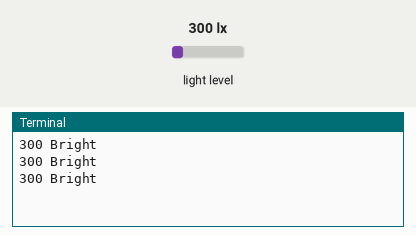
Simulated run of this program. Board: Raspberry Pi (BCM pin numbers). On the bench: the last lines printed to the terminal. The inputs (shaded band) are chosen by the test bench; at power-on: light level 300 lx.

Above: at 1.2 s.
1.3 s: light level set to 40 lx
At 1.9 s:
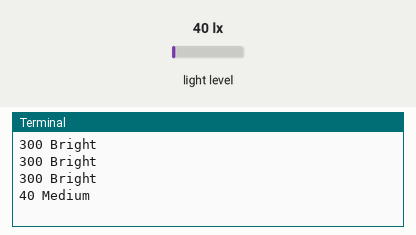
3.0 s: light level set to 500 lx
At 3.4 s:
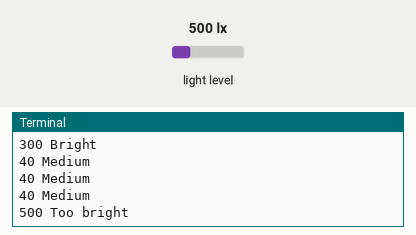
4.5 s: light level set to 5 lx
At 4.9 s:
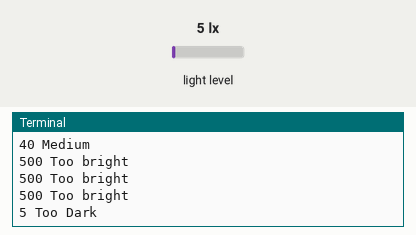

Measured:
- after the input at 1.3 s, the terminal: prints a new line after 0.21 s (image 1)
- after the input at 3.0 s, the terminal: prints a new line at once (image 2)
- after the input at 4.5 s, the terminal: prints a new line at once (image 3)

The program:

CheanseanBo_8.1D.py
```python
#Reference: https://www.raspberrypi-spy.co.uk/2015/03/bh1750fvi-i2c-digital-light-intensity-sensor/

#Use smbus library to interact with I2C address bus
import smbus
import time
import math

#0x23 is BH1750 Sensor Address Bus when connected with Ground pin
I2C = 0x23

#This will trigger the sensor to measure once only
Register = 0x23

#This will start the I2C interface
bus = smbus.SMBus(1)

def LightData(data):
	#Formula to convert 2 bytes of data into value
	lightValue = (data[1] + (256 * data[0])) / 1.2
	return lightValue

def LightSensor():
	#This function is used to read the 2 bytes of data
	#Data receive from sensor address bus once due to Register type
	lightValue = bus.read_i2c_block_data(I2C, Register)
	return LightData(lightValue)

try:
	while 1:
		#Loop to turn on and off LED curcuit on PIN 10 every 0.25s
		lightValue = math.floor(LightSensor())
		#Print out lightValue
		print(lightValue, end = "")
		#Depending on the value, the program will print out the category
		if 25 <= lightValue <= 80:
			print(" Medium")
		elif 10 <= lightValue < 25:
			print(" Dark")
		elif 0 <= lightValue < 10:
			print(" Too Dark")
		elif 80 <lightValue <= 400:
			print(" Bright")
		else:
			print(" Too bright")
		time.sleep(0.5)


except KeyboardInterrupt:
	GPIO.cleanup()
```
